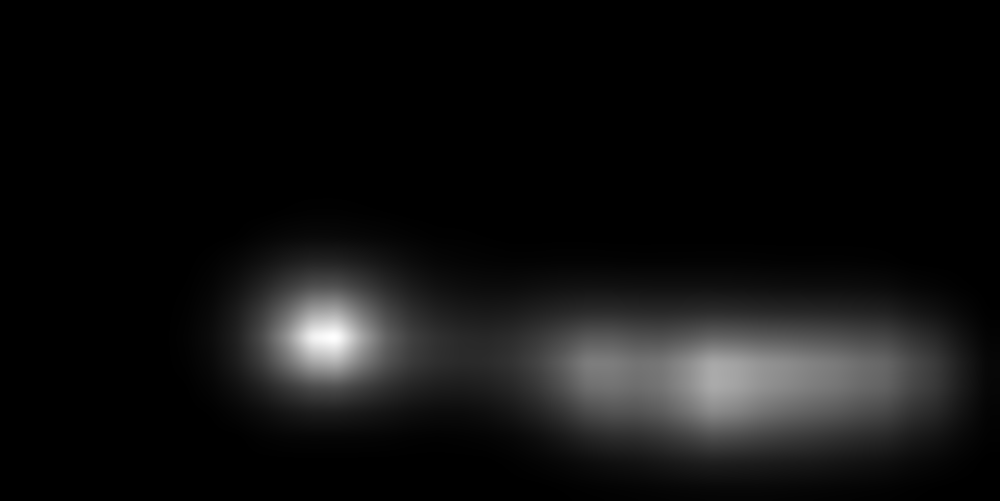
#> input picture test/test3/pred3/1821.1090000000002diagram.png, 1000 x 501 px, shrunk from 1998 x 1000 before the run; its folder holds 4 pictures in this run
$ python main.py   (Python 2 division)
#> lines starting #> are read from the running program, lines starting #| are printed output that depends on the picture; after the words box and inside, x2 and y2 are one past the last pixel; in counts of white or black regions, pixels touching at a corner belong together
# include <opencv2/imgcodecs.hpp>
import cv2 as cv
import os
import array as arr
import numpy as np
from matplotlib import pyplot as plt


a = arr.array('i', [])
imgs_train_path = "pred3/"
images = [imgs_train_path + f for f in os.listdir(imgs_train_path) if f.endswith(('.jpg', '.jpeg', '.png'))]
size = len(images) - 1
img = cv.imread(images[0])
#> img is the input picture: shape (501, 1000, 3); min 0, max 254, mean 16.9
height, width = img.shape[:2]
#> height = 501; width = 1000
total = height*width
#> total = 501000

for x in range(size):
   src1 = cv.imread(images[x],0   )
#> src1: shape (501, 1000); min 0, max 254, mean 16.9
   src2 = cv.imread(images[x+1],0  )
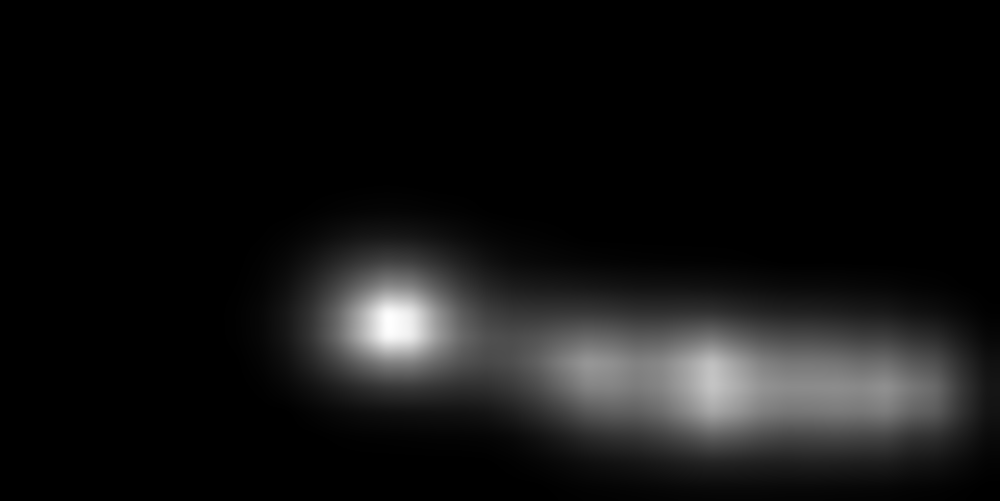
#> input picture test/test3/pred3/1843.7019diagram.png, 1000 x 501 px, shrunk from 1998 x 1000 before the run
#> src2 is the input picture: shape (501, 1000); min 0, max 254, mean 19.6

   #res = cv.subtract(src2, src1);
   res = np.abs(src2 - src1)
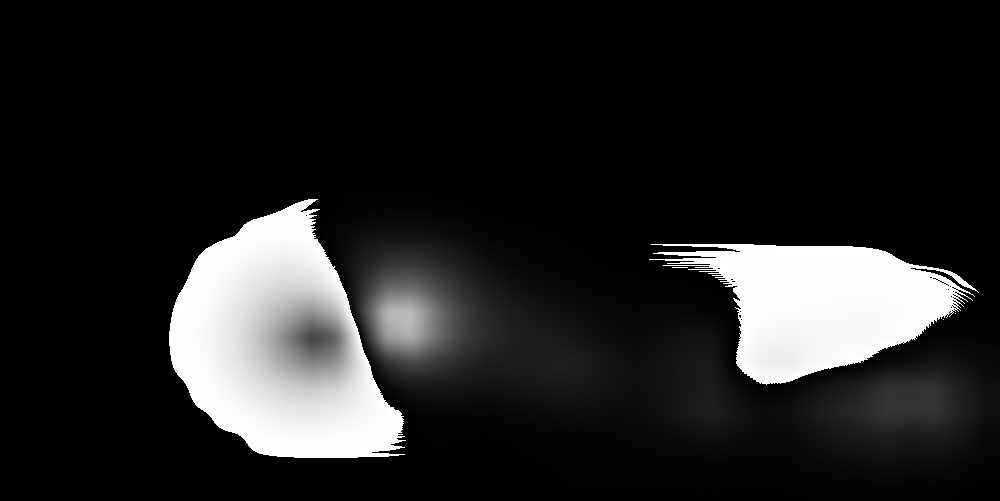
#> res: shape (501, 1000); min 0, max 255, mean 35.5
   diff = ~src1
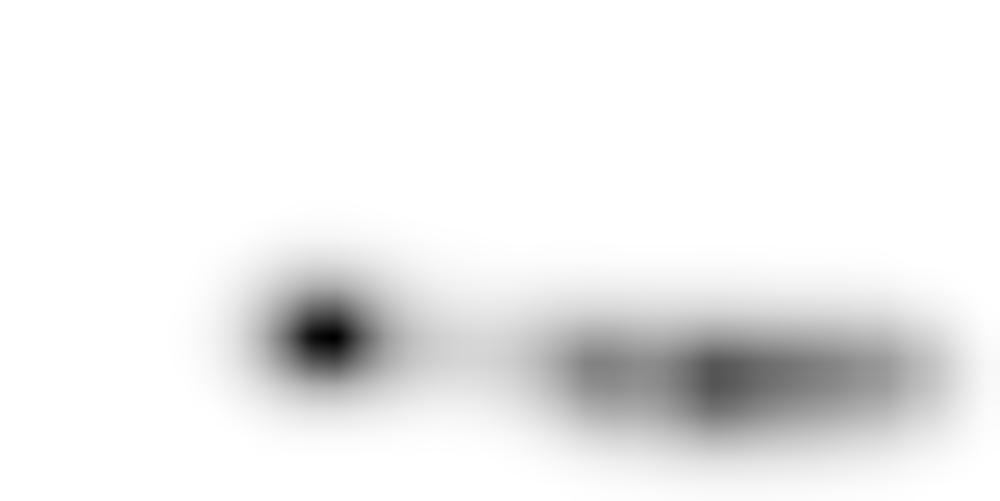
#> diff: shape (501, 1000); min 1, max 255, mean 238.1
   diff=diff - src1
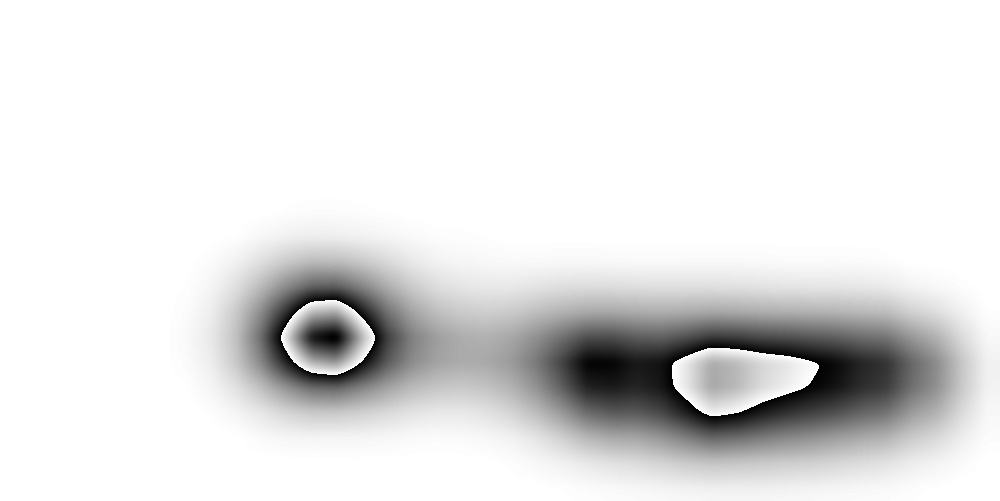
#> diff: shape (501, 1000); min 1, max 255, mean 227.4
   #cv.imwrite("diff.png",diff)
   diff = ~diff
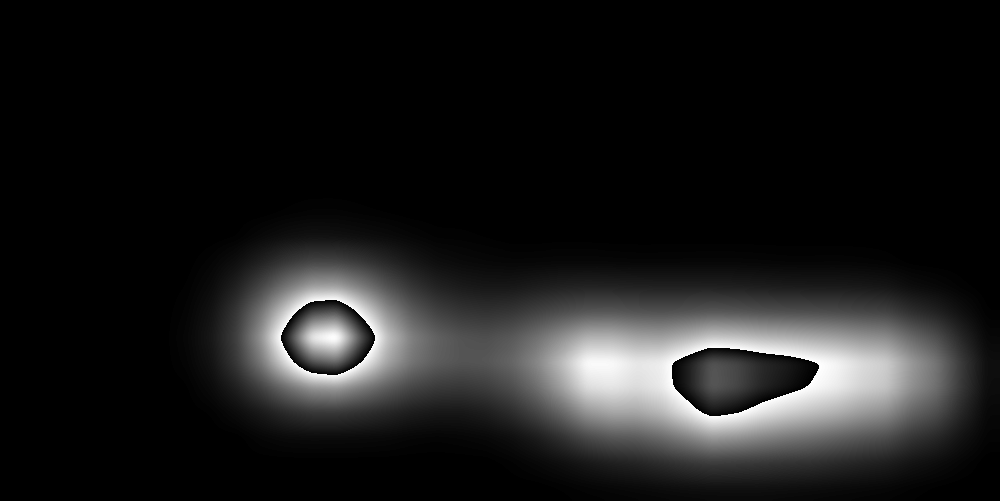
#> diff: shape (501, 1000); min 0, max 254, mean 27.6
   maxc=cv.countNonZero(diff)
#> maxc = 193560
   # [4 lines of commented-out code are left out]
   res = cv.inRange(res,7,10)
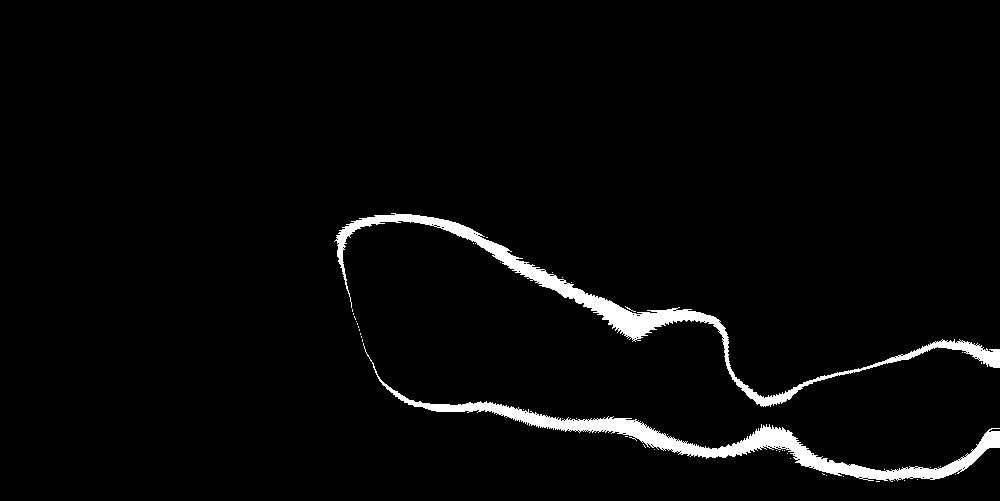
#> res: shape (501, 1000); 3.1% white; 44 white regions (42 under 20 px), largest, box (x1, y1, x2, y2) and area: (363, 343, 1000, 482) 7670, (334, 213, 1000, 407) 7616
   white = cv.countNonZero(res)
#> white = 15365
   #print(white)
   a.append(white*100/maxc)
#> pass 2 of the loop `for x in range(size):`:
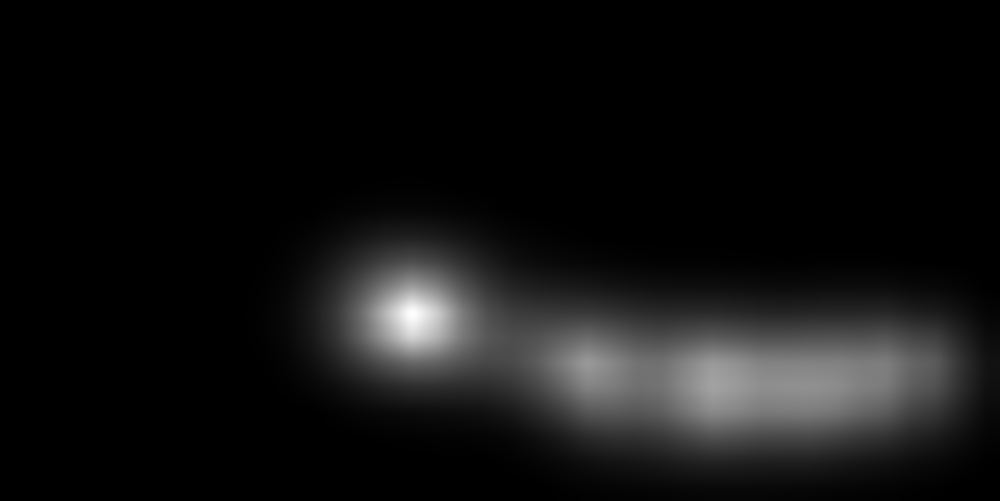
#> input picture test/test3/pred3/1851.7902diagram.png, 1000 x 501 px, shrunk from 1998 x 1000 before the run
#> src2 is the input picture: shape (501, 1000); min 0, max 254, mean 18
#> `diff = ~diff`:
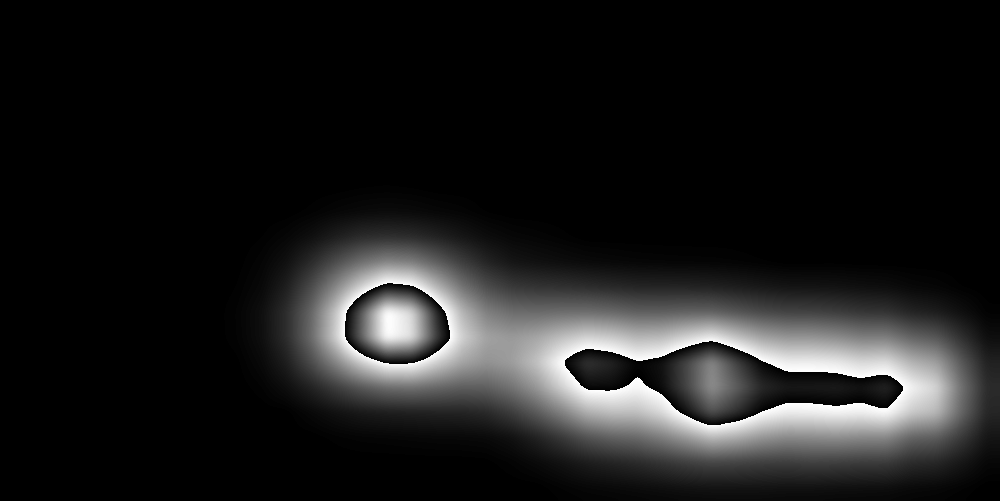
#> diff: shape (501, 1000); min 0, max 254, mean 28.5
#> maxc = 183086
#> `res = cv.inRange(res,7,10)`:
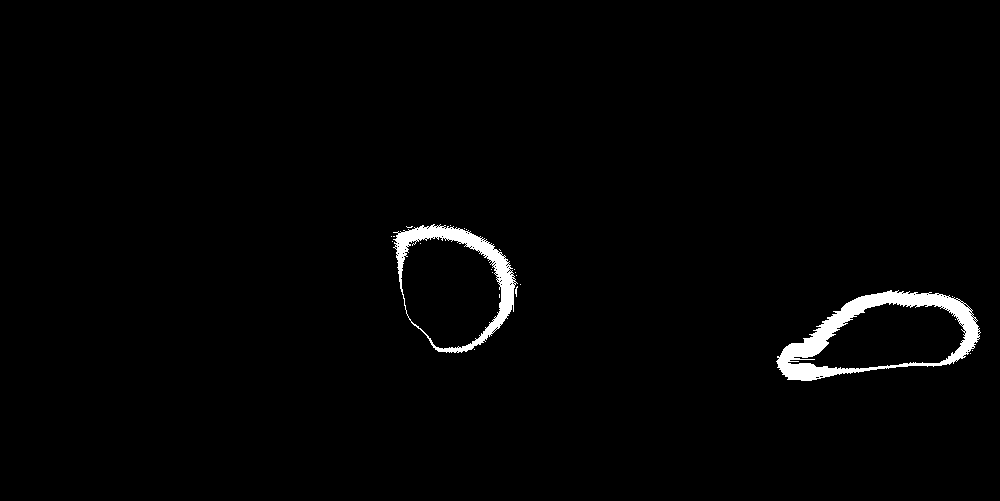
#> res: shape (501, 1000); 1.6% white; 24 white regions (22 under 20 px), largest, box (x1, y1, x2, y2) and area: (776, 290, 981, 381) 4961, (393, 224, 518, 353) 3140
#> white = 8151
#> pass 3 of the loop `for x in range(size):`:
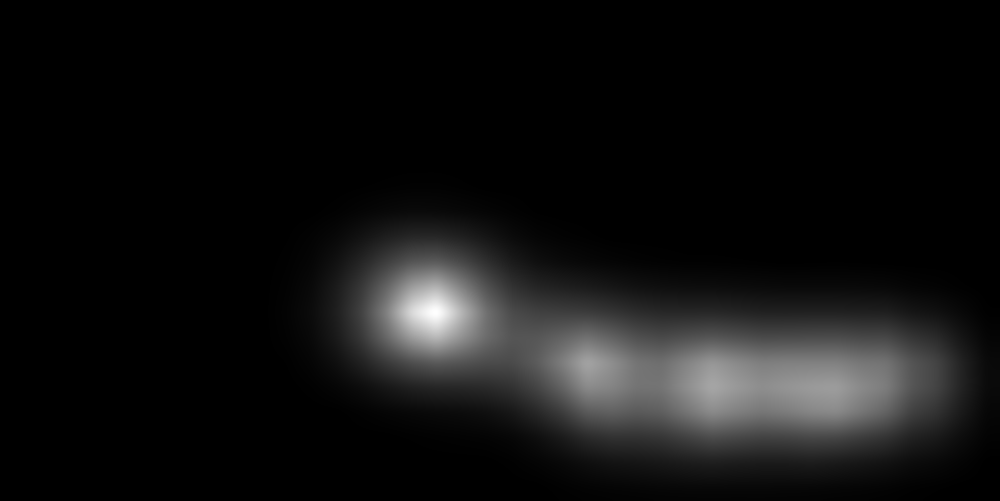
#> input picture test/test3/pred3/1861.4669diagram.png, 1000 x 501 px, shrunk from 1998 x 1000 before the run
#> src2 is the input picture: shape (501, 1000); min 0, max 254, mean 17.5
#> `diff = ~diff`:
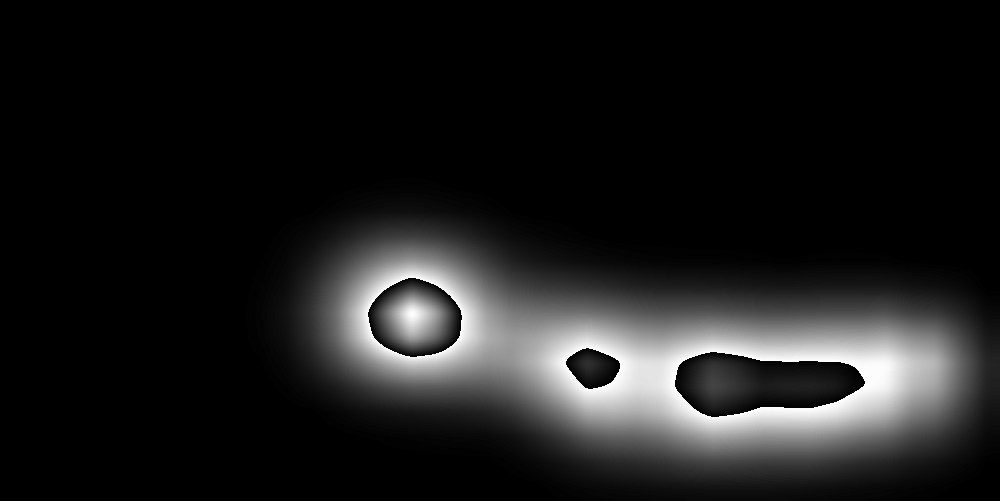
#> diff: shape (501, 1000); min 0, max 254, mean 27.9
#> maxc = 180357
#> `res = cv.inRange(res,7,10)`:
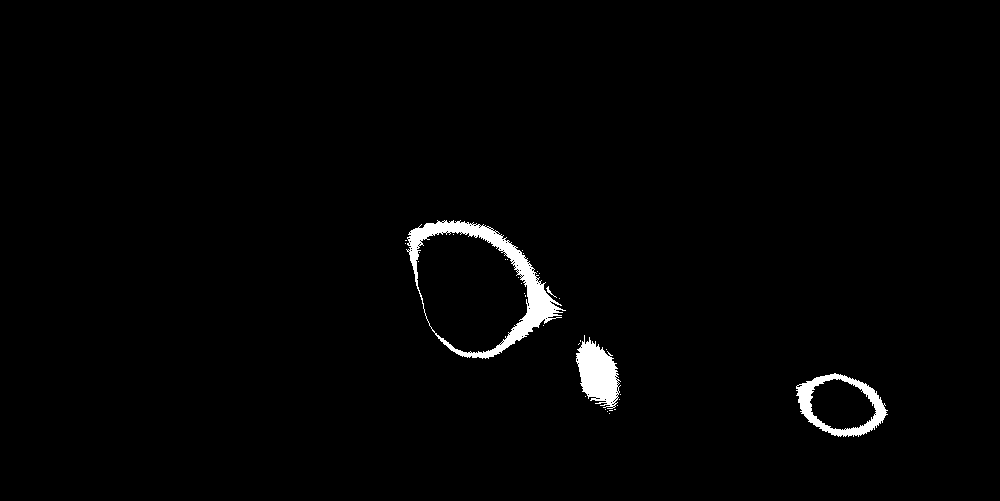
#> res: shape (501, 1000); 1.6% white; 33 white regions (29 under 20 px), largest, box (x1, y1, x2, y2) and area: (406, 220, 566, 359) 4063, (576, 335, 621, 409) 1990, (796, 373, 888, 437) 1757, (546, 286, 557, 298) 26
#> white = 7873
   #a.append(white)
   #name = "new"+'%s' % x+".png"
   #cv.imwrite("diff/"+ name, res)

print(a)
